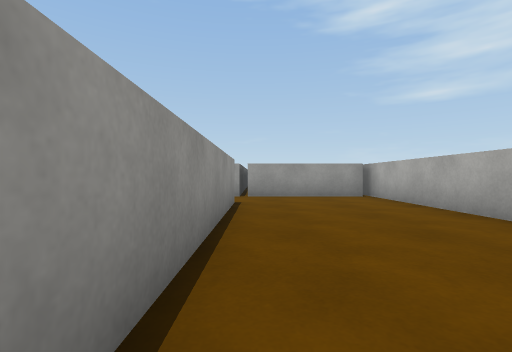
View 1 (above)

20 first-person views from a walk through a Unity game level. The camera is 0.62 m above the floor, looks level and sees 85° across. The floor is counted in squares, 1 m on a side. Each view is taken from the middle of a square. On the plan, view 1 faces up. The plan holds only what a view shows up to about 9 squares ahead; the rest is blank. The player is left out. Surface patterns are stand-ins for the level's own textures.

View 2
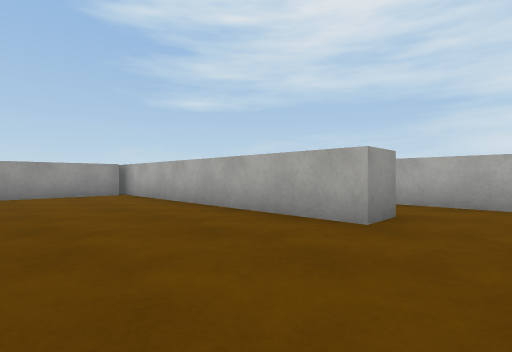

View 3
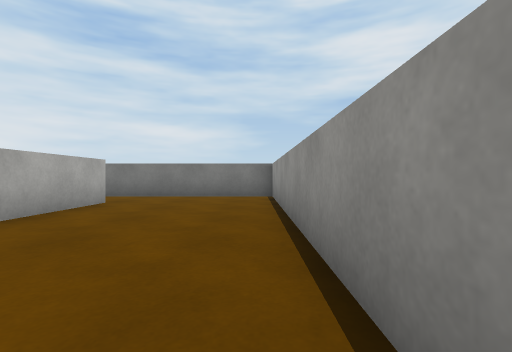

View 4
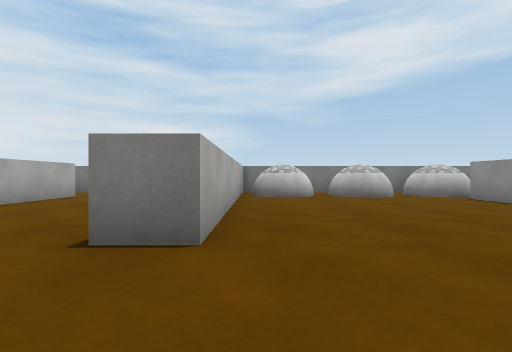

View 5
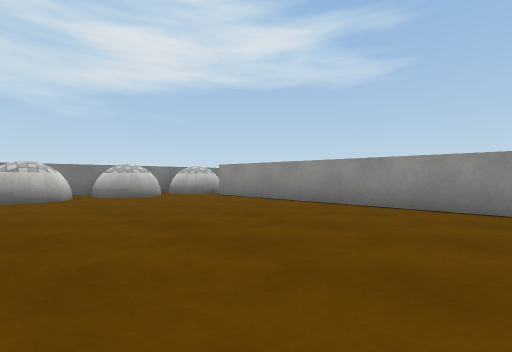

View 6
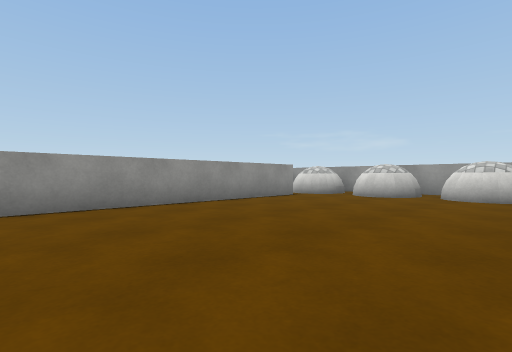

View 7
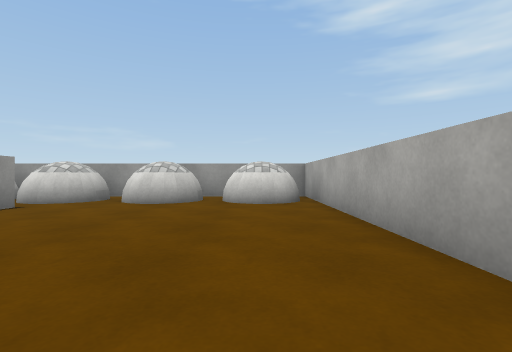

View 8
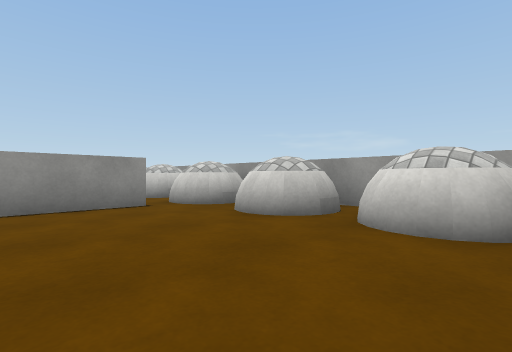

View 9
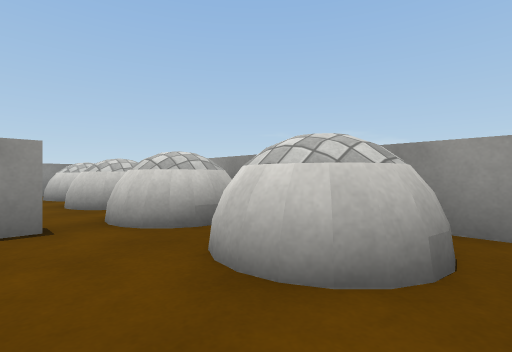

View 10
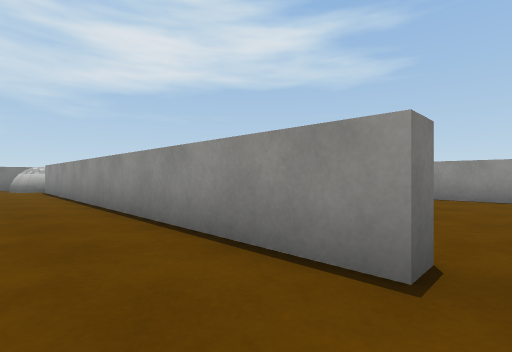

View 11
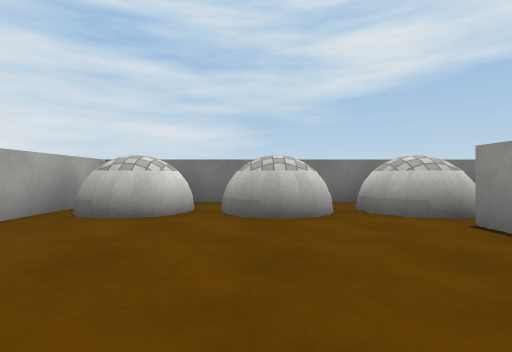

View 12
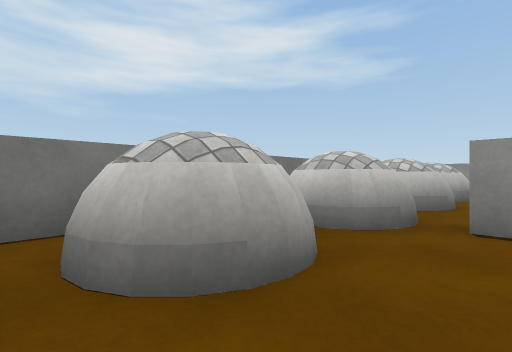

View 13
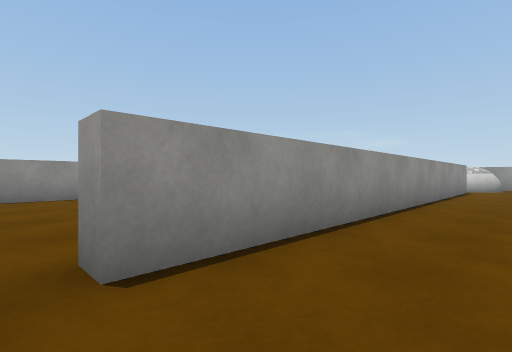

View 14
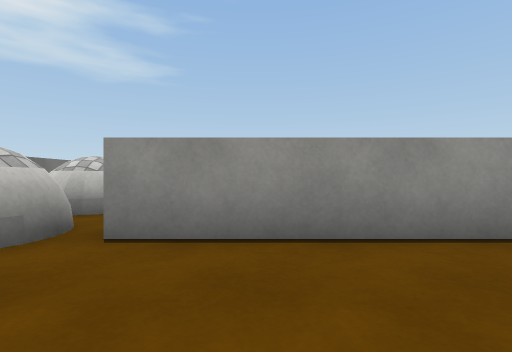

View 15
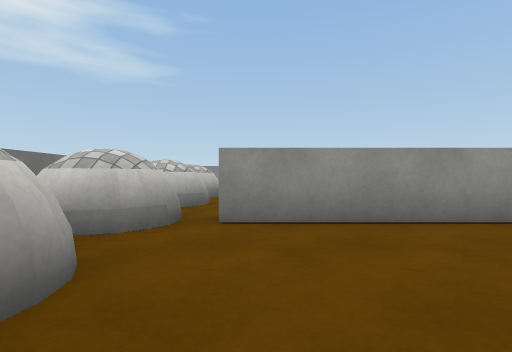

View 16
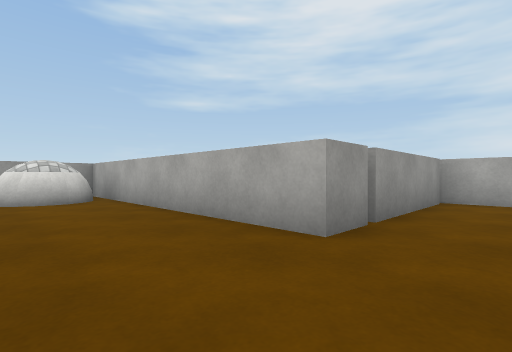

View 17
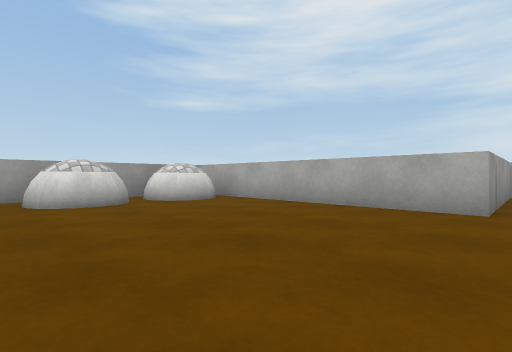

View 18
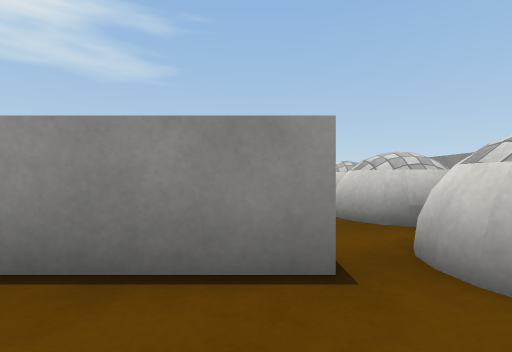

View 19
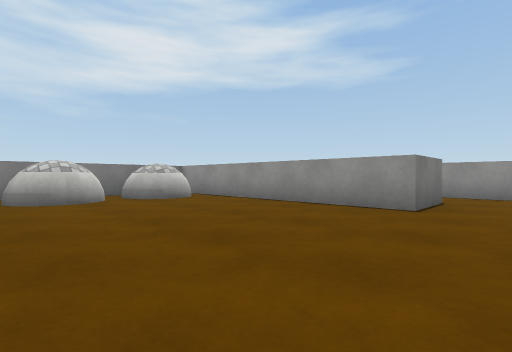

View 20
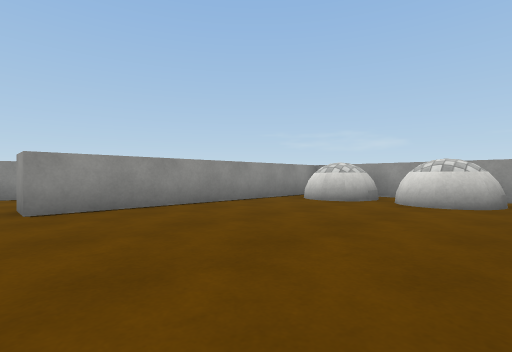

### Floor plan
Key: @ floor where view 1 was taken; # wall or solid block; . floor; O other object.
Columns run from 19 left of view 1 to 7 right of it. Each row starts with its distance up from view 1.
 17       #############
 16          O  O OO  #
 15     #OOOOOOOOOOOOO#
 14     #.O..O.O..O.O.#
 13     #......#......#
 12     #......#......#
 11     #......#......#
 10     #......#......#
  9 #...#......#......######
  8 #..........#...........#
  7 #..........#...........#
  6 #..##......#......#....#
  5     #......#......#....#
  4     #......#......#....#
  3     #......#......#....#
  2     #......#......#....#
  1     #.O..O.O..O.O.#....#..#
  0     #OOOOOOOOOOOOO#@......#
 -1          O  O     #.......#
 -2        ##################

Positions as (right, up) in squares from view 1, and headings:
1: (0, 0), facing up
2: (0, -1), facing up-right
3: (0, 7), facing down
4: (-2, 9), facing down
5: (-2, 9), facing down-left
6: (-2, 6), facing up-left
7: (-3, 8), facing up
8: (-2, 11), facing up-left
9: (-4, 13), facing up-left
10: (-6, 14), facing down-left
11: (-5, 5), facing down
12: (-4, 2), facing down-left
13: (-6, 1), facing up-left
14: (-5, 3), facing left
15: (-4, 2), facing left
16: (-4, 7), facing up-right
17: (-7, 8), facing up-right
18: (-6, 13), facing left
19: (-9, 8), facing down-left
20: (-9, 8), facing up-left
